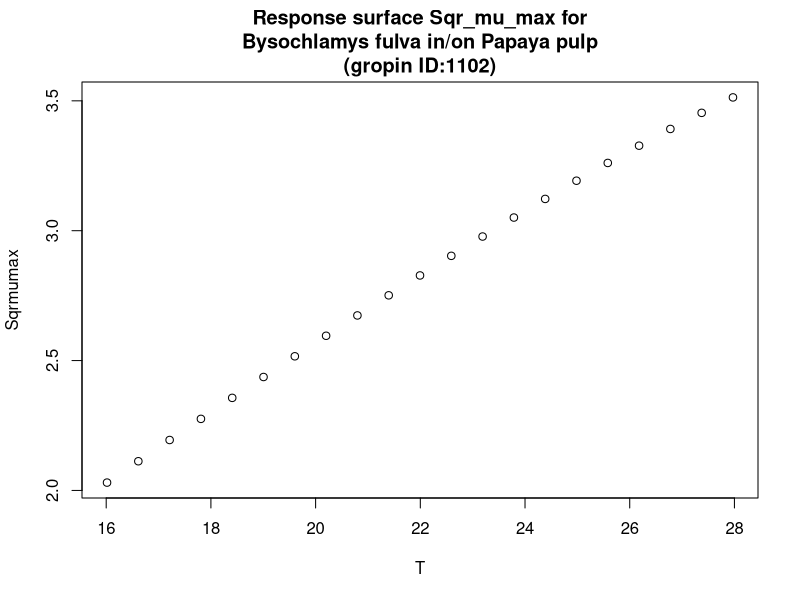

This figure's R source:
#############################
# start of Parameter script
#############################
T <- seq(16.016,27.972027972028,length.out=21)
#############################
# end of Parameter script
#############################
############################# 
# start of Model script Gropin ID 1102 
#############################
 
# constant coefficients for this model
 
variables <- data.frame(T)
argumentsPar <- unique.data.frame(expand.grid(variables))
 
# heart of the model
response_surface <- function(T) {
   mumax <-0.143*(T-1.65)*(1-exp(0.145*(T-46.65)))

	return(mumax=mumax)
} 

# output parameters
responseSurface <- cbind(argumentsPar,response_surface(argumentsPar['T']))
colnames(responseSurface) <- c(colnames(argumentsPar),'Sqrmumax')
#############################
# End of Model script
#############################
############################# 
# start of Visualisation script Gropin ID 1102 
#############################
titleText <-'Response surface Sqr_mu_max for
Bysochlamys fulva in/on Papaya pulp
(gropin ID:1102)'
plot(T,responseSurface$'Sqrmumax',xlab='T',
                          ylab='Sqrmumax',main=titleText)
#############################
# End of Visualisation script
#############################
